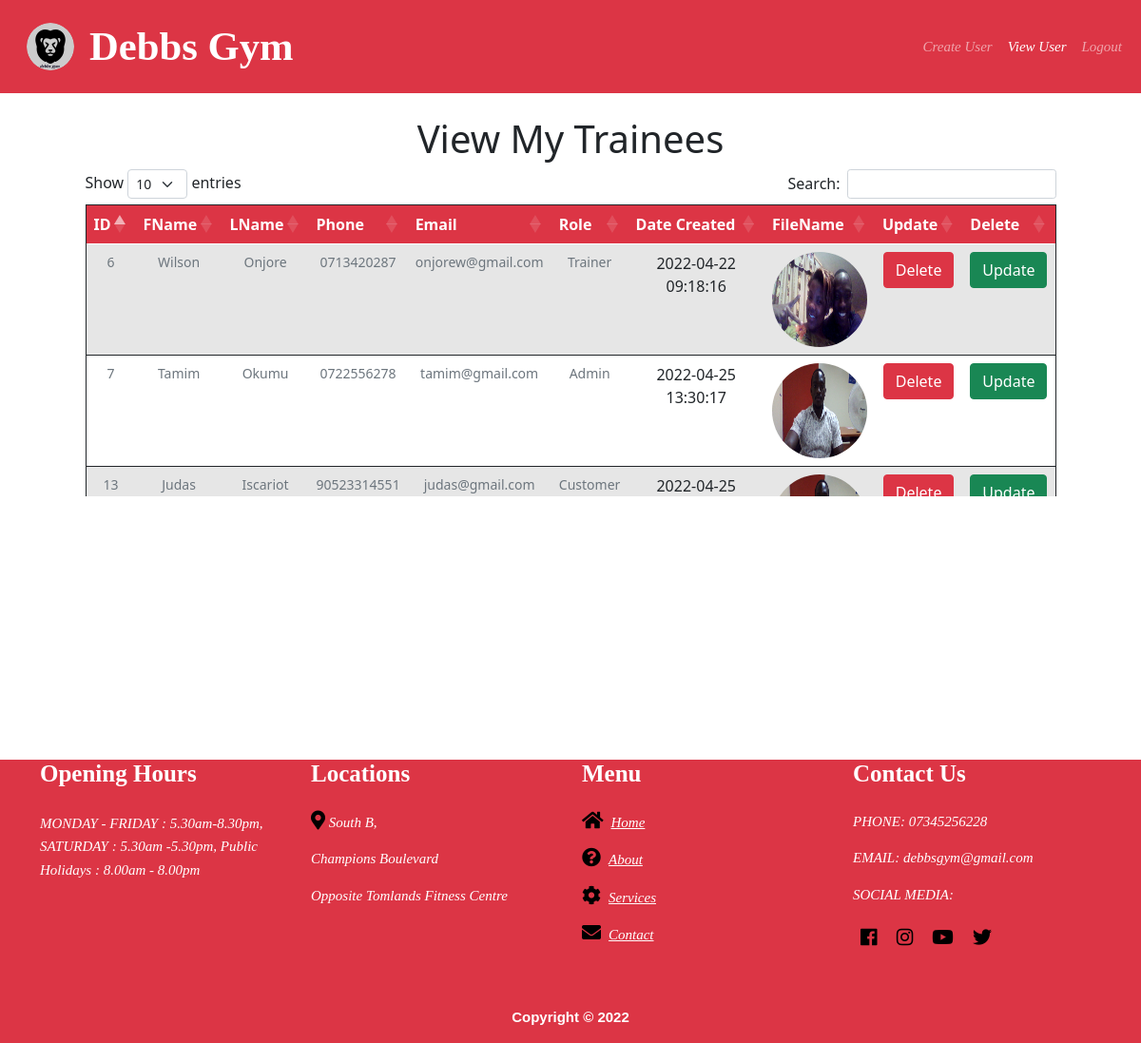
Before: /Admin/User/view_user.php with the older database file.
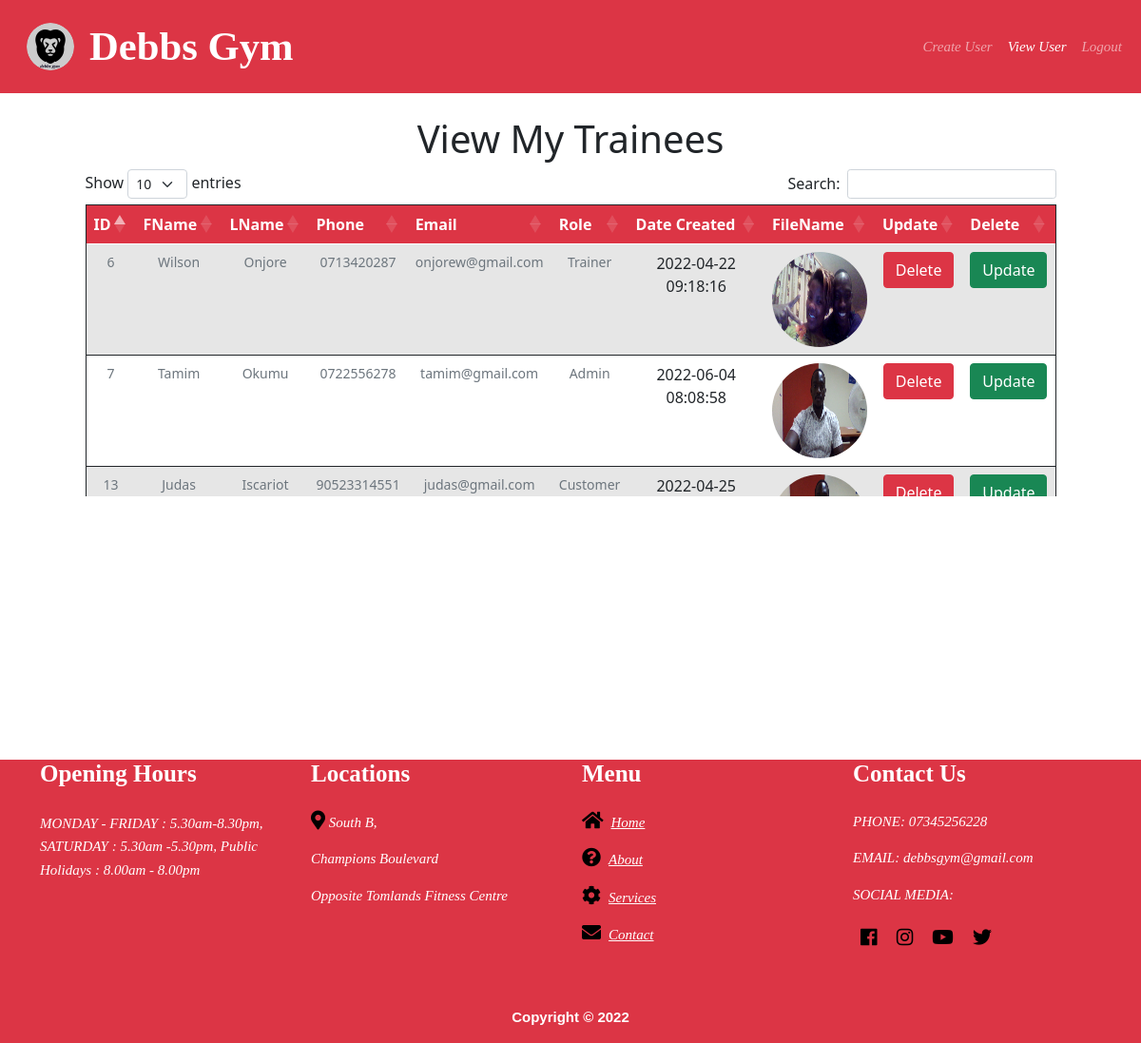
After: the same page with the newer database file.
### tables this page shows
CREATE TABLE `users` (
  `id` int(11) NOT NULL,
  `fname` varchar(30) NOT NULL,
  `lname` varchar(30) NOT NULL,
  `phone` varchar(30) NOT NULL,
  `email` varchar(30) NOT NULL,
  `pass` varchar(60) NOT NULL,
  `gender` varchar(30) NOT NULL,
  `role` varchar(30) NOT NULL,
  `pic_name` varchar(80) NOT NULL,
  `date_created` timestamp NOT NULL DEFAULT current_timestamp() ON UPDATE current_timestamp()
);

### includes/user.php (called while the page is built, shortened)
<?php
class User{
        protected $tableName = 'users';
        private $dbConn;
        public function __construct()
        {
                $db = new DBConnect();
               $this->dbConn =  $db->open_connection();
        }
        public function getAllUsers(){
                try{
                    $stmt = $this->dbConn->prepare('SELECT * FROM '.$this->tableName);
                    $stmt->execute();
                    $all_users = $stmt->fetchAll(PDO::FETCH_ASSOC);
                    return $all_users;
                }catch(PDOException $e){
                    echo $e->getMessage();
                }
        }
}
?>

### includes/connection.php (called while the page is built, shortened)
<?php
class DBConnect{
      private $host = 'localhost';
      private $dbname = 'isdb';
      private $user = 'root';
      private $pass = "";
      public function open_connection(){
        try{
                $this->conn = new PDO('mysql:host=' .$this->host .';dbname=' .$this->dbname, $this->user,$this->pass);
                $this->conn->setAttribute(PDO::ATTR_ERRMODE,PDO::ERRMODE_EXCEPTION);
	        $this->conn->setAttribute( PDO::ATTR_EMULATE_PREPARES, false );
	        return $this->conn;
              }catch(PDOException $e){
                echo "Connection failed: " . $e->getMessage();
              }
      }
}
?>

### public/Admin/User/view_user.php (the view, shortened to what the changed rows need)
<?php
$users= new User();
$user_array = $users->getAllUsers();
?>
<!DOCTYPE html>
<html lang="en">
  <head>
    <link
      href="https://cdn.jsdelivr.net/npm/bootstrap@5.0.0-beta1/dist/css/bootstrap.min.css"
      rel="stylesheet"
    />
     <link
     rel="stylesheet"
     href="https://use.fontawesome.com/releases/v5.0.13/css/all.css"
   />
    <link rel="stylesheet" href="https://cdn.datatables.net/1.12.1/css/dataTables.bootstrap5.min.css"/>
    <link rel="stylesheet" href="../../css/style.css" />
  </head>
<body>
        <section class="table-section mt-4 mb-4">
        <div class="container">
                <div class="row">
                          <h1 id="form-header" class="text-center">View My Trainees</h1>
                        <div class="col-md-11 m-auto">
                                <table id="show-user" class="table table-striped border border-dark">
                                        <thead class="text-white bg-danger text-center">
                                                <tr>
                                                        <th id="table-heading" scope="col">ID</th>
                                                        <th id="table-heading" scope="col">FName</th>
                                                        <th id="table-heading" scope="col">LName</th>
                                                        <th id="table-heading" scope="col">Phone</th>
                                                        <th id="table-heading" scope="col">Email</th>
                                                        <th id="table-heading" scope="col">Role</th>
                                                        <th id="table-heading" scope="col">Date Created</th>
                                                        <th id="table-heading" scope="col">FileName</th>
                                                        <th id="table-heading" scope="col">Update</th>
                                                        <th id="table-heading" scope="col">Delete</th>
                                                </tr>
                                        </thead>
                                        <tbody class="text-center">
                                                <?php
                                                foreach($user_array as $user){
                                                echo "<tr class ='col'>
                                                <td class='form-text'>$user[id]</td>
                                                <td class='form-text' >$user[fname]</td>
                                                <td class='form-text' >$user[lname]</td>
                                                <td class='form-text' >$user[phone]</td>
                                                <td class='form-text' >$user[email]</td>
                                                <td class='form-text' >$user[role]</td>
                                                <td>$user[date_created]</td>
                                                <td><img class='rounded-circle' src='../../images/$user[pic_name]'width = '100' height='100'></td>
                                                <td><a class='btn btn-danger' href='delete_user.php?user_id=$user[id]'>Delete</a></td>
                                                <td><a class='btn btn-success' href='update_user.php?user_id=$user[id]'>Update</a></td>
                                                </tr>"
                                                ;
                                                }
                                                ?>
                                        </tbody>
                                </table>
                        </div>
                </div>
        </div>
    </section>
  </body>
</html>

Changed rows visible on the page:
changed users "Tamim": date_created "2022-04-25 13:30:17" → "2022-06-04 08:08:58"
